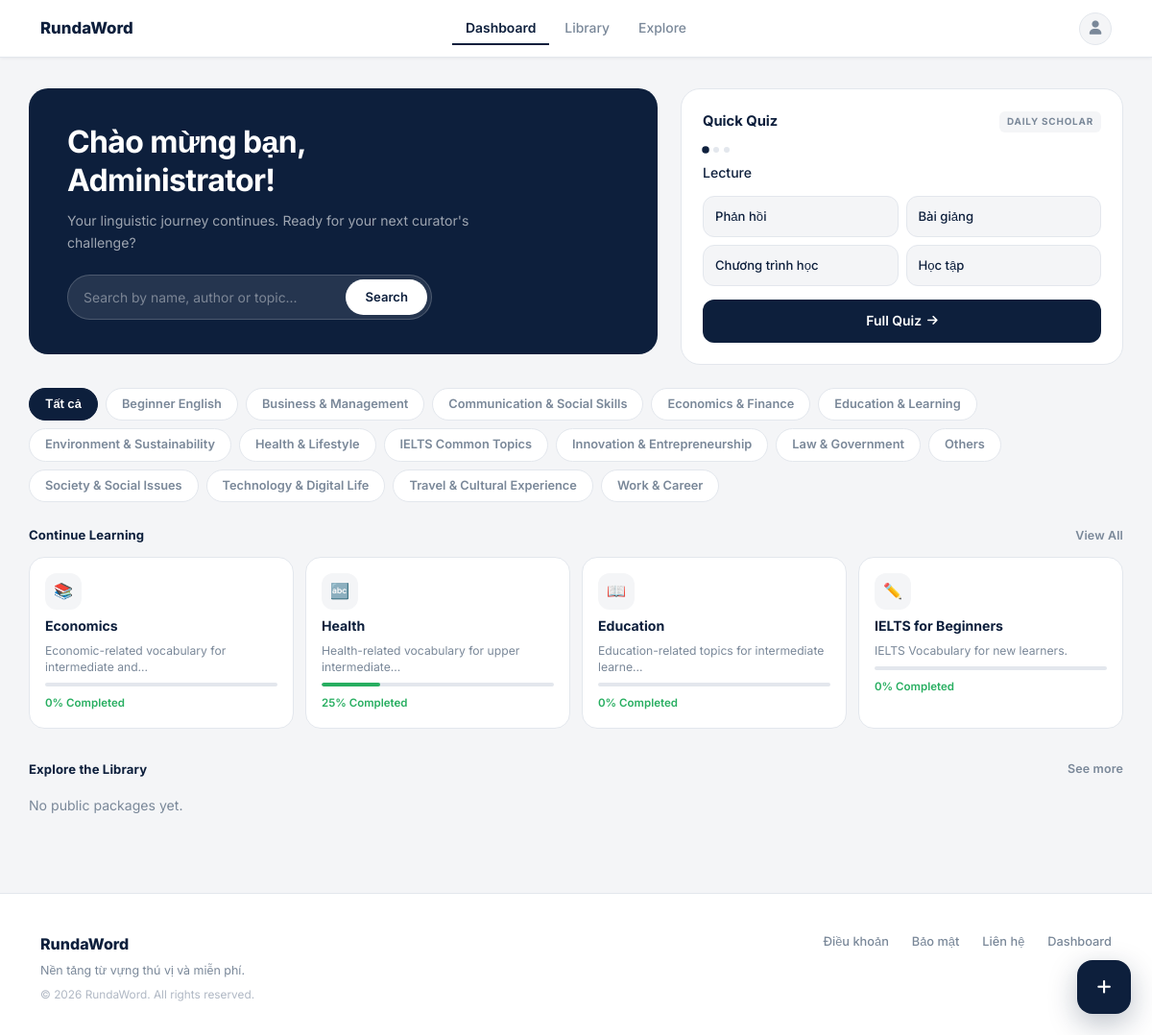
The app's page /dashboard (signed in) with its own data.
### main.py (models this page shows, shortened)
class User(UserMixin, db.Model):
    __tablename__ = 'users'
    id            = db.Column(db.Integer, primary_key=True)
    username      = db.Column(db.String(50),  unique=True, nullable=False)
    name          = db.Column(db.String(100))
    email         = db.Column(db.String(120), unique=True, nullable=False)
    password_hash = db.Column(db.String(255), nullable=False)
    role          = db.Column(db.Integer, default=ROLE_USER, nullable=False)
    created_at    = db.Column(db.DateTime, default=datetime.utcnow)
    packages = db.relationship(
        'VocabPackage', backref='user', lazy=True, cascade='all, delete-orphan',
        foreign_keys='VocabPackage.user_id'
    )
    saved_packages = db.relationship(
        'VocabPackage', secondary=user_saved_packages,
        backref=db.backref('saved_by', lazy='dynamic'), lazy='dynamic'
    )
    @property
    def is_admin(self):
        return self.role == ROLE_ADMIN

class Vocabulary(db.Model):
    __tablename__ = 'vocabularies'
    id         = db.Column(db.Integer, primary_key=True)
    word_en    = db.Column(db.String(150), nullable=False)
    word_vi    = db.Column(db.String(255), nullable=False)
    package_id = db.Column(db.Integer, db.ForeignKey('vocab_packages.id'), nullable=False)

class TopicCatalog(db.Model):
    __tablename__ = 'topic_catalog'
    id   = db.Column(db.Integer, primary_key=True)
    name = db.Column(db.String(120), unique=True, nullable=False)

class VocabPackage(db.Model):
    __tablename__ = 'vocab_packages'
    id                  = db.Column(db.Integer, primary_key=True)
    package_name        = db.Column(db.String(100), nullable=False)
    package_description = db.Column(db.Text)
    topic               = db.Column(db.String(80))          # NEW: topic/category field
    created_at          = db.Column(db.DateTime, default=datetime.utcnow)
    updated_at          = db.Column(db.DateTime, default=datetime.utcnow)
    user_id             = db.Column(db.Integer, db.ForeignKey('users.id'), nullable=False)
    is_public           = db.Column(db.Boolean, default=True)
    vocabularies = db.relationship(
        'Vocabulary', backref='package', lazy=True, cascade='all, delete-orphan'
    )

### main.py (the view, shortened to what this page needs)
@app.route('/dashboard')
@login_required
def dashboard():
    q            = request.args.get('q', '').strip()
    topic_filter = request.args.get('topic', '').strip()
    available_topics = get_topics_for_user(TopicCatalog, current_user.id)
    if topic_filter and topic_filter not in available_topics:
        topic_filter = ''
    search_results = None
    recent_packages = VocabPackage.query \
        .filter_by(user_id=current_user.id) \
        .order_by(VocabPackage.updated_at.desc()) \
        .limit(4).all()
    recent_percents = completion_percents_for_packages(
        current_user.id,
        [p.id for p in recent_packages],
    )
    saved_recent = current_user.saved_packages \
        .order_by(VocabPackage.updated_at.desc()) \
        .limit(4).all()
    public_packages = _sample_packages_id_pool(
        VocabPackage.query.filter(VocabPackage.is_public == True, VocabPackage.user_id != current_user.id),
        VocabPackage,
        n=6,
    )
    user_packages = VocabPackage.query.filter_by(user_id=current_user.id).all()
    quiz_package  = random.choice(user_packages) if user_packages else None
    quiz_words = build_quiz_words(list(quiz_package.vocabularies)) if quiz_package else []
    return render_template(
        'index.html',
        recent_packages=recent_packages,
        recent_percents=recent_percents,
        saved_recent=saved_recent,
        public_packages=public_packages,
        quiz_words=quiz_words,
        quiz_package=quiz_package,
        search_results=search_results,
        search_query=q,
        topic_filter=topic_filter,
        available_topics=available_topics,
    )

### main.py (called while the page is built)
def _sample_packages_id_pool(base_query, model, n: int, pool: int = 300):
    id_rows = (
        base_query.with_entities(model.id)
        .order_by(model.updated_at.desc())
        .limit(pool)
        .all()
    )
    ids = [r[0] for r in id_rows]
    if not ids:
        return []
    chosen = random.sample(ids, k=min(n, len(ids)))
    return model.query.filter(model.id.in_(chosen)).all()

@login_manager.user_loader
def load_user(user_id):
    return User.query.get(int(user_id))

### services/quiz_service.py (called while the page is built)
def build_quiz_words(vocabs, max_questions: int = 3, max_options: int = 4):
    quiz_words = []
    if not vocabs or len(vocabs) < 2:
        return quiz_words
    sample = random.sample(vocabs, min(max_questions, len(vocabs)))
    for v in sample:
        wrong_pool = [x.word_vi for x in vocabs if x.id != v.id]
        wrong = random.sample(wrong_pool, min(max_options - 1, len(wrong_pool)))
        options = wrong + [v.word_vi]
        random.shuffle(options)
        quiz_words.append({"word": v.word_en, "correct": v.word_vi, "options": options})
    return quiz_words

### services/topic_service.py (called while the page is built)
def get_available_topics(TopicCatalog) -> list[str]:
    rows = TopicCatalog.query.order_by(TopicCatalog.name).all()
    return [r.name for r in rows]

def get_topics_for_user(TopicCatalog, user_id=None) -> list[str]:
    _ = user_id
    return get_available_topics(TopicCatalog)

### templates/index.html (shortened to what this page needs)
{% extends "base.html" %}
{% block head_extra %}
<link rel="stylesheet" href="{{ url_for('static', filename='css/pages/dashboard.css') }}">
{% endblock %}
{% block content %}
<div class="container dashboard-wrap">
  <a class="fab-create" href="{{ url_for('create_package') }}" title="Tạo gói từ">
    <i class="fas fa-plus"></i>
  </a>
  <div class="row g-4 mb-4">
    <div class="col-lg-7">
      <div class="hero-banner" style="min-height:220px;">
        <div class="hero-content">
          <div class="hero-title">Chào mừng bạn,<br>{{ current_user.name or current_user.username }}!</div>
          <p class="hero-sub">Your linguistic journey continues. Ready for your next curator's challenge?</p>
          <form method="GET" action="{{ url_for('dashboard') }}">
            <div class="hero-search">
              <input type="text" name="q" placeholder="Search by name, author or topic…" value="{{ search_query or '' }}">
              <button type="submit">Search</button>
            </div>
          </form>
        </div>
      </div>
    </div>
    <div class="col-lg-5">
      {% if quiz_words and quiz_words|length >= 1 %}
      <div class="quiz-widget">
        <div class="quiz-widget-header">
          <span class="quiz-widget-title">Quick Quiz</span>
          <span class="quiz-daily-badge">Daily Scholar</span>
        </div>
        <div class="quiz-progress-dots" id="quizDots">
          <div class="quiz-dot current" id="qdot0"></div>
          <div class="quiz-dot" id="qdot1"></div>
          <div class="quiz-dot" id="qdot2"></div>
        </div>
        <div class="quiz-q-item active" id="qq0">
          <div class="quiz-question">{{ quiz_words[0].word }}</div>
          <div class="quiz-options-grid" id="qopts0">
            {% for opt in quiz_words[0].options %}
            <button class="quiz-opt" onclick="checkQuickAnswer(this, '{{ opt | e }}', '{{ quiz_words[0].correct | e }}', 0)">{{ opt }}</button>
            {% endfor %}
          </div>
        </div>
        <a href="{{ url_for('quiz', package_id=quiz_package.id) }}" class="btn-daily-quiz">
          Full Quiz <i class="fas fa-arrow-right" style="font-size:0.76rem;"></i>
        </a>
      </div>
      {% endif %}
    </div>
  </div>
  <div class="topic-filter-row">
    <a href="{{ url_for('dashboard') }}" class="topic-chip {% if not topic_filter %}active{% endif %}" style="text-decoration: none;">Tất cả</a>
    {% for t in available_topics %}
    <a href="{{ url_for('dashboard', topic=t) }}" class="topic-chip {% if topic_filter == t %}active{% endif %}" style="text-decoration: none;">{{ t }}</a>
    {% endfor %}
  </div>
  <div class="section-label">
    Continue Learning
    <a href="{{ url_for('packages') }}">View All</a>
  </div>
  <div class="cards-row">
    {% if recent_packages %}
      {% set icons = ['📚','🔤','📖','✏️'] %}
      {% for pkg in recent_packages %}
      {% set pct = (recent_percents.get(pkg.id, 0) if recent_percents else 0) %}
      <a href="{{ url_for('package_detail', package_id=pkg.id) }}" class="continue-card">
        <div class="continue-icon">{{ icons[loop.index0 % 4] }}</div>
        <div class="continue-name">{{ pkg.package_name }}</div>
        <div class="continue-desc">
          {{ pkg.package_description[:48] ~ '…' if pkg.package_description and pkg.package_description|length > 48 else (pkg.package_description or pkg.vocabularies|length|string ~ ' words') }}
        </div>
        <div class="continue-progress-bar">
          <div class="continue-progress-fill" style="width:{{ pct }}%;"></div>
        </div>
        <div class="continue-pct">{{ pct }}% Completed</div>
      </a>
      {% endfor %}
    {% endif %}
  </div>
  <div class="row g-4">
    {% if saved_recent %}
    <div class="col-md-4">
      <div class="section-label mb-3">
        Saved Collections
        <a href="{{ url_for('packages', tab='saved') }}">See all</a>
      </div>
      <div class="saved-list">
        {% for pkg in saved_recent %}
        <a href="{{ url_for('package_detail', package_id=pkg.id) }}" class="saved-item">
          <div class="saved-thumb"><i class="fas fa-book"></i></div>
          <div>
            <div class="saved-item-name">{{ pkg.package_name }}</div>
            <div class="saved-item-from">Saved from @{{ pkg.user.username if pkg.user else '—' }}</div>
          </div>
          <i class="fas fa-bookmark saved-bookmark"></i>
        </a>
        {% endfor %}
      </div>
    </div>
    <div class="col-md-8">
    {% else %}
    <div class="col-12">
    {% endif %}
      <div class="section-label mb-3">
        Explore the Library
        <a href="{{ url_for('explore') }}">See more</a>
      </div>
      {% if public_packages %}
      <div class="explore-grid">
        {% set bg_colors = ['#1a3a7a','#0d5c3a','#6a1a1a','#2a3a5c','#4a2a0a','#1a4a1a'] %}
        {% for pkg in public_packages %}
        <a href="{{ url_for('package_detail', package_id=pkg.id) }}" class="explore-card">
          <div class="explore-card-bg" style="background-color:{{ bg_colors[loop.index0 % 6] }};"></div>
          <div class="explore-card-overlay"></div>
          <div class="explore-card-content">
            <div class="explore-card-cat">{{ pkg.user.username if pkg.user else '' }}</div>
            <div class="explore-card-name">{{ pkg.package_name }}</div>
          </div>
        </a>
        {% endfor %}
      </div>
      {% else %}
      <p style="color:var(--text-muted);font-size:0.88rem;">No public packages yet.</p>
      {% endif %}
    </div>
  </div>
</div>
{% endblock %}

### static/css/components/fab.css (style rules this page uses)
.fab-create { position: fixed; right: 22px; bottom: 22px; width: 56px; height: 56px; border-radius: 16px; background: var(--navy); color: white !important; border: none; display: flex; align-items: center; justify-content: center; box-shadow: 0 10px 30px rgba(13,31,60,0.28); z-index: 2000; text-decoration: none !important; transition: transform 0.15s, box-shadow 0.15s, opacity 0.15s; }
.fab-create i { font-size: 1.05rem; }

### static/css/components/typography.css (style rules this page uses)
body { font-family: 'Inter', sans-serif !important; }
*:not(.fa):not(.fas):not(.far):not(.fab):not(.fa-solid):not(.fa-regular):not(.fa-brands):not(.fa-classic) { font-family: 'Inter', sans-serif !important; }
.fa, .fas, .far, .fab, .fa-solid, .fa-regular, .fa-brands, .fa-classic { font-family: "Font Awesome 6 Free" !important; }

### static/css/pages/dashboard.css (style rules this page uses)
.topic-filter-row { display: flex; align-items: center; gap: 8px; flex-wrap: wrap; margin-bottom: 24px; }
.topic-chip { padding: 6px 16px; border-radius: 30px; font-size: 0.8rem; font-weight: 600; border: 1.5px solid var(--border); background: white; color: var(--text-muted); cursor: pointer; transition: all 0.15s; white-space: nowrap; }
.topic-chip.active { background: var(--navy); color: white; border-color: var(--navy); }
.quiz-q-item { display: none; }
.quiz-q-item.active { display: block; }
.quiz-progress-dots { display: flex; gap: 5px; margin-bottom: 10px; }
.quiz-dot { width: 6px; height: 6px; border-radius: 50%; background: var(--border); transition: background 0.2s; }
.quiz-dot.current { background: var(--navy); transform: scale(1.25); }

### records on screen
User: name "Administrator"
Vocabulary: word_en "Lecture", word_vi "Bài giảng"
Vocabulary: word_vi "Phản hồi"
Vocabulary: word_vi "Chương trình học"
Vocabulary: word_vi "Học tập"
TopicCatalog: name "Beginner English"
TopicCatalog: name "Business & Management"
TopicCatalog: name "Communication & Social Skills"
TopicCatalog: name "Economics & Finance"
TopicCatalog: name "Education & Learning"
TopicCatalog: name "Environment & Sustainability"
TopicCatalog: name "Health & Lifestyle"
TopicCatalog: name "IELTS Common Topics"
TopicCatalog: name "Innovation & Entrepreneurship"
TopicCatalog: name "Law & Government"
TopicCatalog: name "Others"
TopicCatalog: name "Society & Social Issues"
TopicCatalog: name "Technology & Digital Life"
TopicCatalog: name "Travel & Cultural Experience"
TopicCatalog: name "Work & Career"
VocabPackage: icons "📚", package_name "Economics", package_description "Economic-related vocabulary for intermediate and…", is_public "0"
VocabPackage: icons "🔤", package_name "Health", package_description "Health-related vocabulary for upper intermediate…", pct "25"
VocabPackage: icons "📖", package_name "Education", package_description "Education-related topics for intermediate learne…", pct "0"
VocabPackage: icons "✏️", package_name "IELTS for Beginners", package_description "IELTS Vocabulary for new learners.", pct "0"
